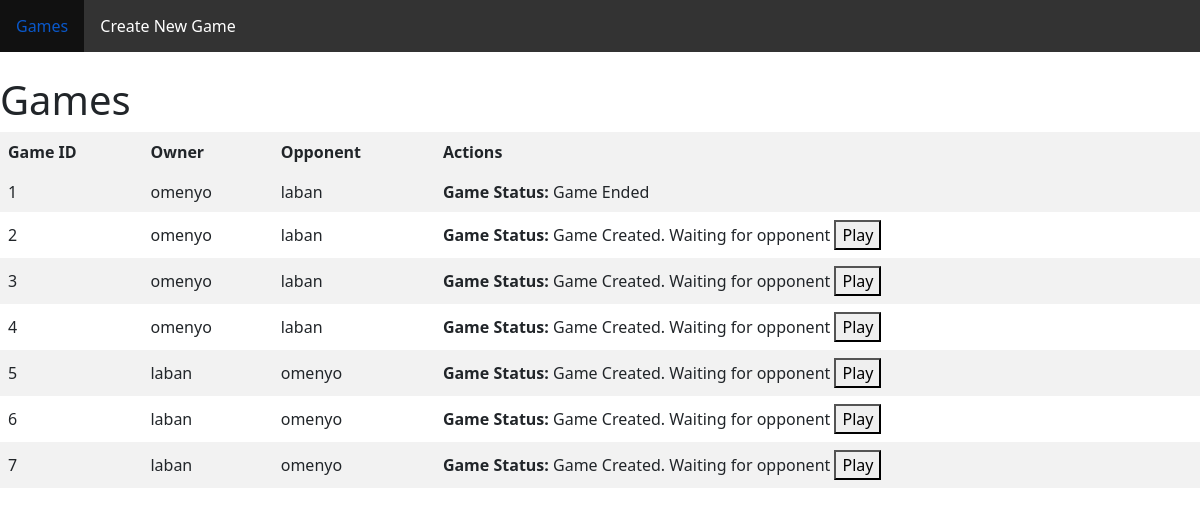
The app's page / (signed in) with its own data.
### game_core/models.py (models this page shows, shortened)
class Game(models.Model):
    owner = models.ForeignKey(User, on_delete=models.CASCADE,related_name="owner")
    opponent = models.ForeignKey(User, on_delete=models.CASCADE,related_name="opponent", null=True)
    owner_online = models.BooleanField(default=False)
    opponent_online = models.BooleanField(default=False)
    winner = models.CharField(max_length=20, null=True, blank=True)
    CHOICES=(
        (1,"Game Created. Waiting for opponent"),
        (2,"Game Started"),
        (3,"Game Ended"))
    status = models.IntegerField(default=1,choices=CHOICES)
    c_player=models.CharField(max_length=3,default=1)
    owner_cards= models.CharField(max_length=2000,blank=True)
    opponent_cards=models.CharField(max_length=2000,blank=True)
    Cards_deck_play=models.CharField(max_length=2000,blank=True)
    Last_played=models.CharField(max_length=2000,blank=True)
    symbol=models.CharField(max_length=2000,blank=True)
    owner_pick_card_turn=models.BooleanField(default=True)
    opponent_pick_card_turn=models.BooleanField(default=True)

### game_core/views.py (the view)
# urls.py: path('', views.games, name='index'),
def games(request):
    if request.user.is_anonymous:
        return redirect(reverse_lazy('admin:index'))
    games=Game.objects.all()
    context={'games':games}
    return render(request, 'games.html',context)

### templates/games.html
{% extends "base.html" %}
{% block body %}
    <h1>Games</h1>
    <table>
        <tr>
            <th>Game ID</th>
            <th>Owner</th>
            <th>Opponent</th>
            <th>Actions</th>
        </tr>
        {% for game in games %}
            <tr>
                <td>{{ game.id }}</td>
                <td>{{ game.owner.username }}</td>
                <td>{{ game.opponent.username}}</td>
                <td>
                    {% if game.status == 1 %}
                        <strong>Game Status:</strong> Game Created. Waiting for opponent
                        <a href="{% url 'play_game' id=game.id %}">
                            <button>Play</button>
                        </a>
                    {% elif game.status == 2 %}
                        <strong>Game Status:</strong> Game Started
                        <a href="{% url 'play_game' id=game.id %}">
                            <button>Continue</button>
                        </a>
                    {% elif game.status == 3 %}
                        <strong>Game Status:</strong> Game Ended
                    {% endif %}
                </td>
            </tr>
        {% empty %}
            <tr>
                <td colspan="4">No games available</td>
            </tr>
        {% endfor %}
    </table>
{% endblock %}

### static/main.css (style rules this page uses)
table { width: 100%; border-collapse: collapse; }
th, td { border: 1px solid #dddddd; text-align: left; padding: 8px; }
th { background-color: #f2f2f2; }
tr:nth-child(even) { background-color: #f2f2f2; }

### records on screen
Game: id "1", owner.username "omenyo", opponent.username "laban", shows "Game Status:", status "Game Ended"
Game: id "2", owner.username "omenyo", opponent.username "laban", shows "Game Status:", status "Game Created. Waiting for opponent"
Game: id "3", owner.username "omenyo", opponent.username "laban", shows "Game Status:", status "Game Created. Waiting for opponent"
Game: id "4", owner.username "omenyo", opponent.username "laban", shows "Game Status:", status "Game Created. Waiting for opponent"
Game: id "5", owner.username "laban", opponent.username "omenyo", shows "Game Status:", status "Game Created. Waiting for opponent"
Game: id "6", owner.username "laban", opponent.username "omenyo", shows "Game Status:", status "Game Created. Waiting for opponent"
Game: id "7", owner.username "laban", opponent.username "omenyo", shows "Game Status:", status "Game Created. Waiting for opponent"
